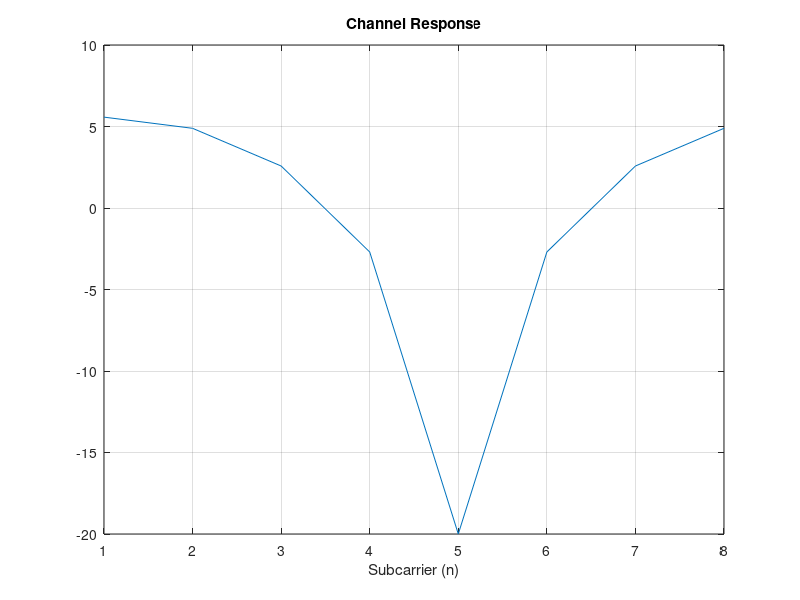

Source code (MATLAB): (Note: this script raises an error after producing the figure.)
%% Example 4.3.1 - Water filling

% Parameters
N       = 8;    % FFT size and the number of dimensions
gap_db  = 0;    % SNR gap to capacity (dB)
Ex      = N;    % Total energy budget for each OFDM symbol


% Derivations
N_bar   = N/2 + 1;        % Used subchannels (including DC and Nyquist)
Ex_bar  = Ex / N;         % Energy per dimension
gap     = 10^(gap_db/10); % Gap in linear scale

% Noise energy per dimension (N0/2):
sigma_n = 0.181;

%% Channel

h = [0.9 1];

H = fft(h, N);

figure
plot(10*log10(abs(H).^2))
xlabel('Subcarrier (n)')
title('Channel Response')
grid on

%% SNRn when the transmitter applies unit energy to the subchannel

gn = abs(H).^2 / sigma_n;

%% Compute bit-loading using waterfilling
% This distributes the energy budget Ex over the subchannels with the
% objective of maximizing the data-rate. As a result, a non-integer number
% of bits is obtained as well as the corresponding energy allocated to each
% dimension of the subchannels.

[bn_bar, En_bar] = waterFilling(gn, Ex_bar, N, gap)

% Sanity check. Is the sum of the energy in each dimension less than the
% total?
fprintf('Total allocated energy: \t %g \n', sum(En_bar));

% Ideally they should be equal, because this is the constraint in the
% optimization.

% Total number of bits per dimension
b_bar = sum(bn_bar) / N;

figure
stem(bn_bar(1:N_bar), 'linewidth', 1.2)
xlabel('Subchannel n')
ylabel('$b_n$ (dB)')
grid on

%% SNR per subchannel

SNRn = En_bar .* gn;

figure
stem(10*log10(SNRn))
xlabel('Subchannel n')
ylabel('$SNR_n$ (dB)')
grid on

%% Resulting multi-channel SNR
% "a single SNR measure that characterizes the set of subchannels by an
% equivalent single AWGN that achieves the same data rate"

SNRm_u = ((prod(1 + SNRn/gap)^(1/N)) - 1) * gap

% Alternative way of computing the number of bits per dimension:
b_bar_2 = 0.5 * log2(1 + SNRm_u/gap)

%% Margin

% First, note the difference between the gap and the margin definitions:
%
%   The gap is obtained by noting that any spectral efficiency should be
%   lower than the channel capacity, i.e. rho < C = log2(1+SNR). The
%   inequality can be stated as:
%
%       SNR > 2^rho - 1
%
%   Which leads to the conclusion that "2^rho - 1" is a lower bound on the
%   SNR.

% Channel Capacity
C  = log2(1 + SNRm_u); % Bits per 2 dimensions (b/2D)
% The acual spectral efficiency must be lower than C:
spec_effiency =  2*b_bar; % Bits per 2 dimensions (b/2D)
% SNR lower bound:
SNR_minimum = 2^spec_effiency - 1;
% Gap to capacity:
gap_computed = SNRm_u / SNR_minimum;
% See Chap. 4 of Forney's course on Principles of Digital Communications II
% at MIT OCW

% However, sometimes the spectral effiency is arbitrarily reduced such that
% more margin is left for the errors in the communication. By recalling
% that spectral efficiency is R / W, one concludes normally this implies a
% lower data rate. 
%   The constrained spectral effiency is given by:
%       2 * b_bar_constrained = log2(1 + SNR/(gap * gamma))
%   Hence, gamma (the margin) can be obtained by:
%       gamma = (SNR/gap) / (2^(2*b_bar_constrained) - 1)
%   Finally, note (SNR/gap) is the SNR lower bound of Shannon, which is
%   equivalent to 2^(2*b_bar_unconstrained) - 1.

% Definition in (4.7):
gamma_m = (SNRm_u/gap) / (2^(2*b_bar) - 1);

% In dB:
gamma_m_db = 10*log10(gamma_m)

% Note: margin is expected to be very low, since we are maximizing
% data-rate at its expense.